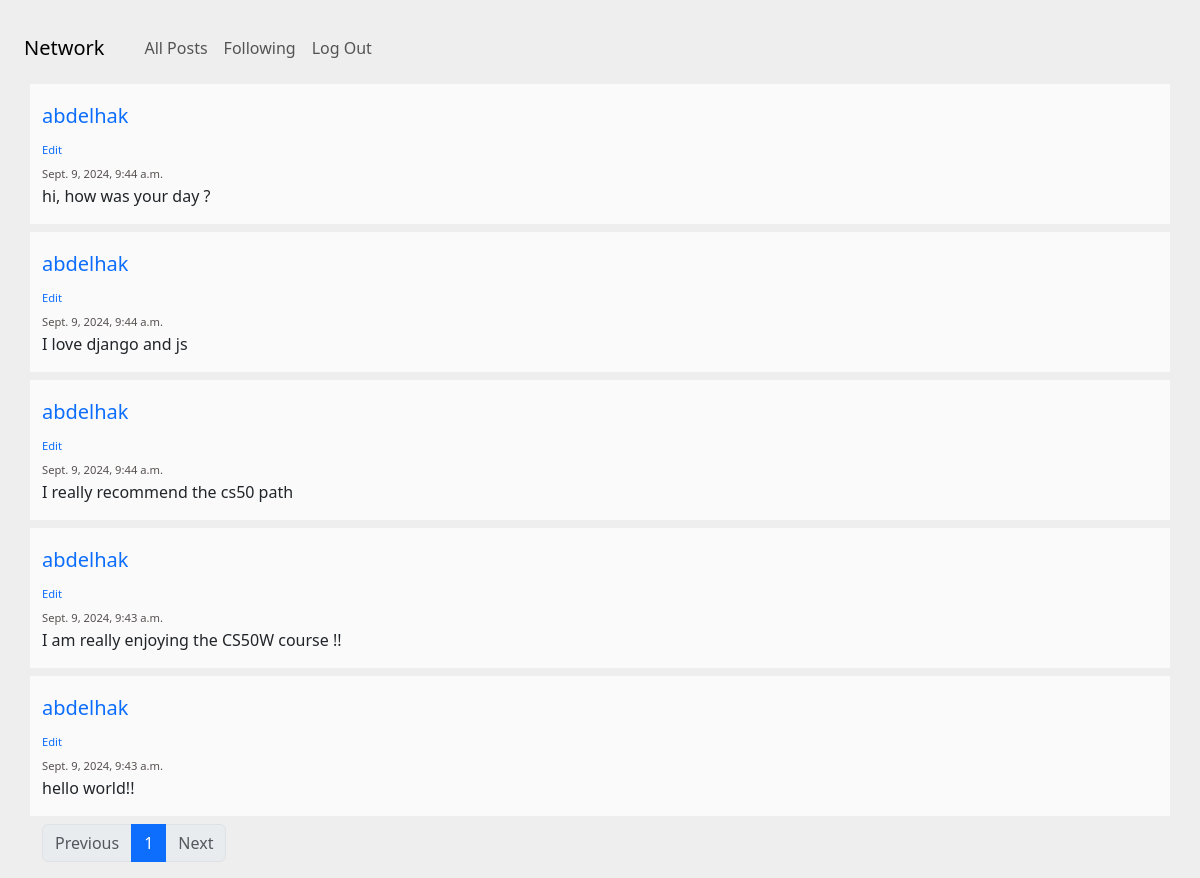
/profile/1 (signed in), run on the app's committed database.
### network/models.py (models this page shows, shortened)
class Post(models.Model):
    content = models.TextField()
    creation_date = models.DateTimeField(auto_now_add=True)
    owner = models.ForeignKey(User, on_delete=models.CASCADE, related_name="posts")

class User(AbstractUser):
    followings = models.ManyToManyField('self', symmetrical=False, related_name="followers")
    def __str__(self):
        return self.username

### network/views.py (the view)
# urls.py: path("profile/<int:user_id>",views.profile_load,name="profile"),
def profile_load(request,user_id,i=1):
    user= User(pk=user_id)
    posts= Post.objects.filter(owner=user).order_by('-creation_date')
    paginator = Paginator(posts, 10)
    postsUI= paginator.page(i)
    return render(request, "network/profile.html", {
                "posts": postsUI,
                "user":user,
                "paginator": paginator
                })

### network/templates/network/profile.html (shortened to what this page needs)
{% extends "network/posts.html" %}
{% block profile %}
{% load static %}
{% endblock %}
{% block paginator %}
<div class="container text-center mt-6">
  <nav aria-label="...">
    <ul class="pagination">
      <li class="page-item {% if not posts.has_previous %}disabled{% endif %}">
        <a class="page-link" href="{% if posts.has_previous %}{% url 'profile' user_id=user.id i=posts.previous_page_number %}{% endif %}">Previous</a>
      </li>
      {% for i in paginator.page_range %}
        {% if i == posts.number %}
          <li class="page-item active" aria-current="page">
            <span class="page-link">
              {{ i }}
            </span>
          </li>
        {% else %}
          <li class="page-item">
            <a class="page-link" href="{% url 'profile' user_id=user.id i=i %}">{{ i }}</a>
          </li>
        {% endif %}
      {% endfor %}
      <li class="page-item {% if not posts.has_next %}disabled{% endif %}">
        <a class="page-link" href="{% if posts.has_next %}{% url 'profile' user_id=user.id i=posts.next_page_number %}{% endif %}">Next</a>
      </li>
    </ul>
  </nav>
  </div>
{% endblock %}

### network/templates/network/posts.html (shortened to what this page needs)
{% extends "network/layout.html" %}
{% load static %}
{% block body %}
{% for post in posts %}
<div class="container">
  <div class="row mt-2 mb-2 g-bg-secondary" >
    <div class="col-md-8">
        <div id="post" class="post" data-post-id="{{ post.id }}">
          <div>
            <h5>
              <a id="post_owner" class="no-underline" data-owner-id="{{ post.owner.id }}" href="{% url 'profile' user_id=post.owner.id %}">
                {{ post.owner }}
              </a>
            </h5>
            {% if request.user == post.owner %}
              <div>
                <a id="edit" class="no-underline g-font-size-12" data-post-id="{{ post.id }}" href="#">Edit</a>
              </div>
            {% endif %}
            <span class="g-color-gray-dark-v4 g-font-size-12" >{{ post.creation_date }}</span>
          </div>
          <div id="content-{{ post.id }}">{{ post.content }}</div>
        </div>
      </div>
    </div>
  </div>
</div>
{% endfor %}
{% block paginator %}{% endblock %}
{% endblock%}

### network/static/network/styles.css (style rules this page uses)
body { margin-top:20px; background:#eee; }
.g-bg-secondary { background-color: #fafafa !important; }
.g-font-size-12 { font-size: 0.85714rem !important; }
.post { margin-top:20px; }
.g-color-gray-dark-v4 { color: #1b1313bb !important; }
.g-font-size-12 { font-size: 0.7rem !important; }
.no-underline { text-decoration: none; }

### data on the page
Post: owner "abdelhak", creation_date "Sept. 9, 2024, 9:44 a.m.", content "hi, how was your day ?"
Post: owner "abdelhak", creation_date "Sept. 9, 2024, 9:44 a.m.", content "I love django and js"
Post: owner "abdelhak", creation_date "Sept. 9, 2024, 9:44 a.m.", content "I really recommend the cs50 path"
Post: owner "abdelhak", creation_date "Sept. 9, 2024, 9:43 a.m.", content "I am really enjoying the CS50W course !!"
Post: owner "abdelhak", creation_date "Sept. 9, 2024, 9:43 a.m.", content "hello world!!"

### other printed values
{{ i }} "1"
